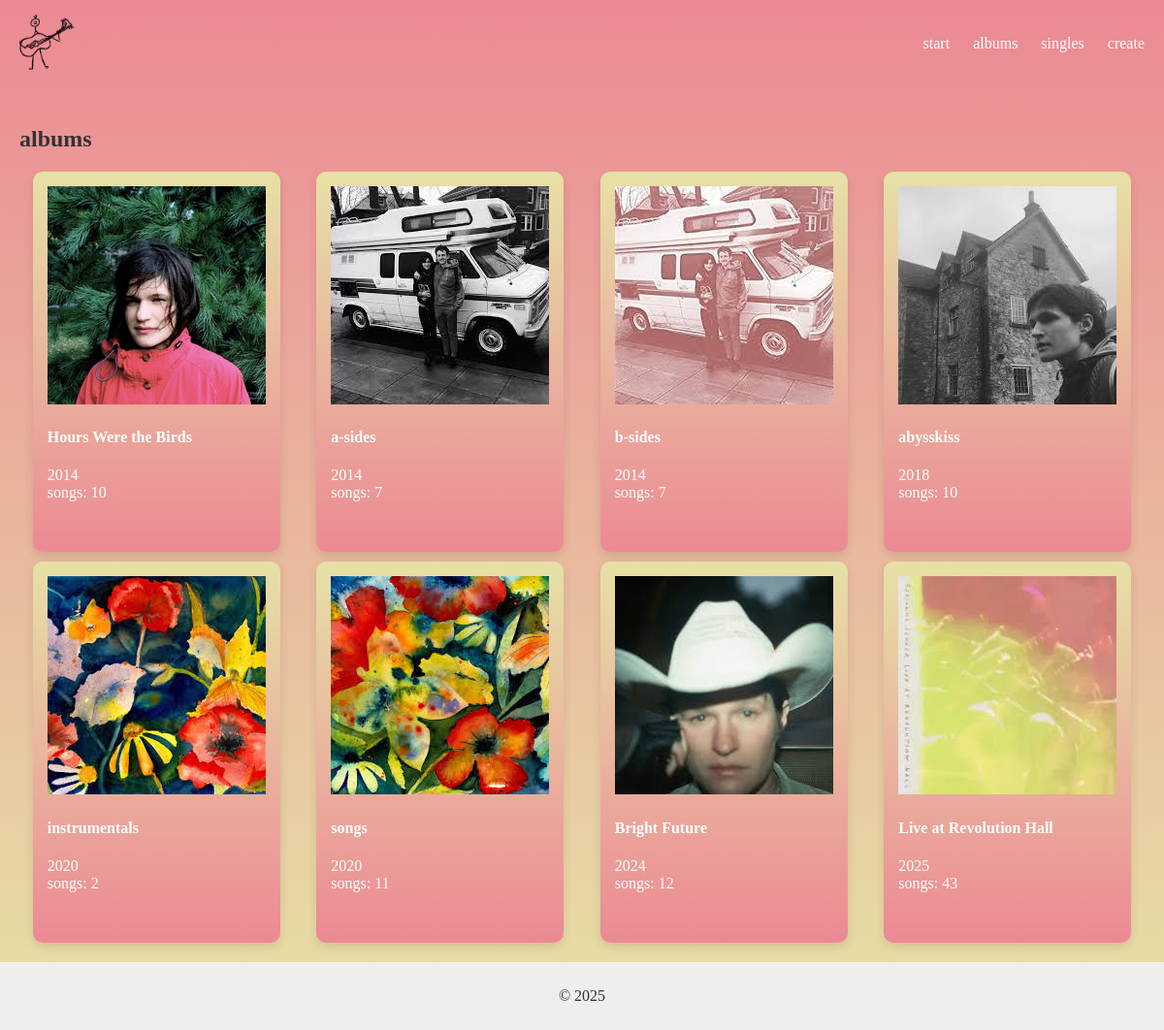
Screenshot of /albums with the database file from the repository.
### tables this page shows
CREATE TABLE albums (
	id INTEGER NOT NULL PRIMARY KEY AUTOINCREMENT,
	name TEXT NOT NULL,
	songnum INTEGER NOT NULL,
	releaseyear INTEGER NOT NULL,
	coverimg TEXT
);

### app.py (the view)
@app.route("/albums")
def albums():
    conn = get_db_connection()
    albums = conn.execute("SELECT * FROM albums").fetchall()
    conn.close()
    return render_template("products.html", albums=albums)

### app.py (called while the page is built)
def get_db_connection():
    db = Path(__file__).parent / "musicAL.db"
    conn = sqlite3.connect(db)
    conn.row_factory = sqlite3.Row
    return conn

### templates/products.html (shortened to what this page needs)
{% extends "base.html" %}
{% block content %}
<h2>albums</h2>
<div class="products-list">
    {% for product in albums %}
    <div class="products-item">
    <a href="{{ url_for('album_detail', album_id=product['id']) }}">
        <img src="{{ url_for('static', filename='images/albumc/' + product['coverimg']) }}"
        alt="{{ product['name'] }}">
        <div class="product-name"><h4>{{ product["name"] }}</h4></div>
        <div class="product-release">{{ product["releaseyear"] }}</div>
        <div class="product-num">songs: {{ product["songnum"] }}</div>
    </a>
</div>
    {% endfor %}
</div>
{% endblock %}

### templates/base.html (shortened to what this page needs)
<!DOCTYPE html>
<html lang="lv">
<head>
    <link rel="stylesheet" href="{{ url_for('static', filename='style.css') }}">
</head>
<body>
    <header>
        <img src="{{ url_for('static', filename='images/logo.png') }}" alt="Logo" class="logo">
        <nav>
            <a href="/">start</a>
            <a href="/albums">albums</a>
            <a href="/singles">singles</a>
            <a href="/create">create</a>
        </nav>
    </header>
    <main>
        {% block content %}{% endblock %}
    </main>
    <footer>
        <p>&copy; {{ 2025 }} </p>
    </footer>
</body>
</html>

### static/style.css (style rules this page uses)
body { font-family: Georgia, 'Times New Roman', Times, serif; background: linear-gradient(to bottom, #ec8994, #e6e1a6); color: #333; margin: 0; padding: 0; display: flex; flex-direction: column; min-height: 100vh; }
header { background: transparent; color: white; padding: 10px; display: flex; align-items: center; justify-content: space-between; }
.logo { height: 70px; }
nav a { color: white; margin: 0 10px; text-decoration: none; }
main { padding: 20px; }
footer { background-color: #eee; text-align: center; padding: 10px; position: bottom; margin-top: auto; }
.products-list { display: flex; gap: 10px; justify-content: space-around; flex-wrap: wrap; color: white; }
.products-item { max-width: 320px; background: linear-gradient(to bottom, #e6e1a6, #ec8994); padding: 15px; border-radius: 10px; color: #ffffff; text-decoration: none; box-shadow: 0 4px 10px rgba(0, 0, 0, 0.1); transition: transform 0.2s ease, box-shadow 0.2s ease; }
.products-item img { max-width: 100%; }
.product-name h4 { color: #ffffff; }
.product-release, .product-num { color: #ffffff; }
.products-item { text-decoration: none; color: inherit; }
.products-item * { text-decoration: none; }

### rows the page displays
albums: coverimg (picture), name "Hours Were the Birds", releaseyear "2014", songnum "10"
albums: coverimg (picture), name "a-sides", releaseyear "2014", songnum "7"
albums: coverimg (picture), name "b-sides", releaseyear "2014", songnum "7"
albums: coverimg+name (picture), name "abysskiss", releaseyear "2018", songnum "10"
albums: coverimg+name (picture), name "instrumentals", releaseyear "2020", songnum "2"
albums: coverimg+name (picture), name "songs", releaseyear "2020", songnum "11"
albums: coverimg (picture), name "Bright Future", releaseyear "2024", songnum "12"
albums: coverimg (picture), name "Live at Revolution Hall", releaseyear "2025", songnum "43"

### other values shown
{{ 2025 }} "2025"
